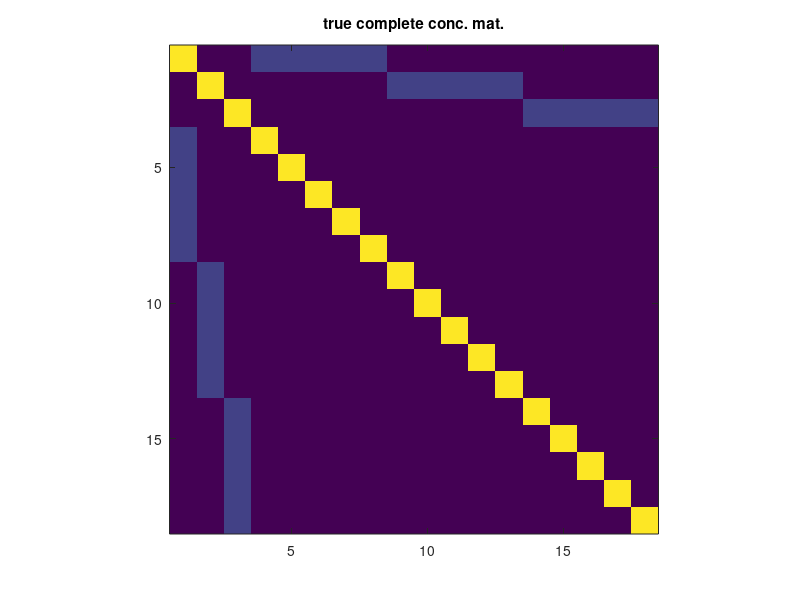
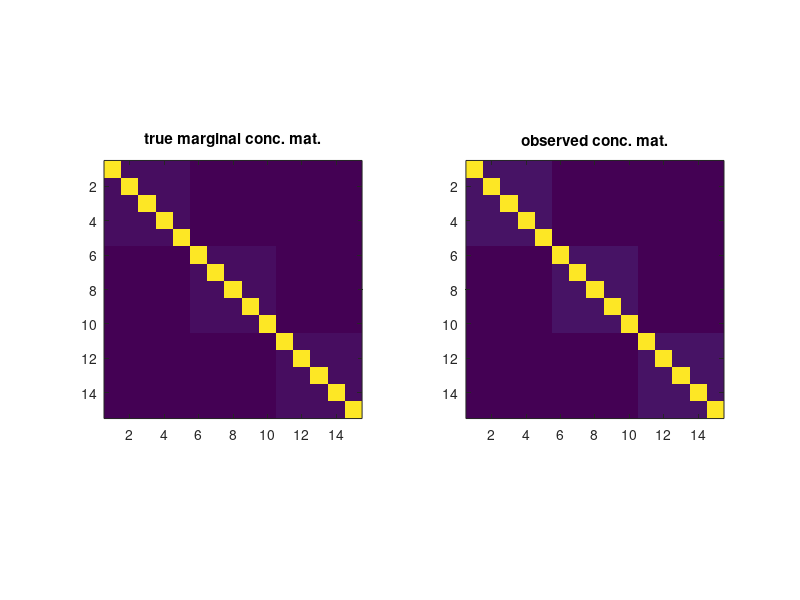

The MATLAB script that drew these images, in order: (Note: this script raises an error after producing the figures.)
%
% EXPERIMEpt ON non oriepted graph structure learning with latept variables
% 
% We build the complete model and sample from it
% We assume latept variables ndependept

%% settings
clear all; clc; close all;
n=5000; % number of samples

pl=3; % number of latept variables
po=15;% number of observed variables
pt=po+pl;

slo=.2; % level of sparsity on latent-observed block of conceptration mat
soo=.2; % level of sparsity on latent-observed block of conceptration mat
Too=0*tril(rand(po,po)<soo,-1);
Doo=.2*(Too+Too')+eye(po);
Dol=zeros(po,pl);
Dol(1:5,1)=ones(5,1);
Dol(6:10,2)=ones(5,1);
Dol(11:15,3)=ones(5,1);
Dol=.2*Dol;

%% construction of the conceptration matrix
Dfull=zeros(pt);
Dfull(1:pl,1:pl)=eye(pl);
Dfull((pl+1):pt,(pl+1):pt)=Doo;
Dfull(1:pl,(pl+1):pt)=Dol';
Dfull((pl+1):pt,1:pl)=Dol;

Dfull=.5*(Dfull+Dfull');
Dmargo=Doo-Dol*Dol';

figure(1);clf;
imagesc(abs(Dfull));
pbaspect([1 1 1]);
title('true complete conc. mat.');
keyboard;

if eigs(Dfull,1,'sa')<0
    error('The conceptration matrix of the complete model is not PSD \n')
end

%% sampling data
mu=zeros(1,pt); % vector of means
Xfull=mvnrnd(mu, inv(Dfull), n)';
X=Xfull((pl+1):pt,:);
S=cov(X');
S=Dmargo;

%% plotting

figure(2);clf;
subplot(1,2,1);
imagesc(abs(Dmargo));
pbaspect([1 1 1]);
title('true marginal conc. mat.');
subplot(1,2,2);
imagesc(abs(inv(S)));
pbaspect([1 1 1]);
title('observed conc. mat.');

%% our norm psd with decomposition S-M
%% sparse_omega_lgm;
p=po;
inputData.X1=S^.5;
param.mu=.1;
param.lambda=.00001;
param.rho=.5;
param.cardfun=inf*ones(1,p);
param.cardfun(5)=1;
% param.cardfun=(1:(p)).^.2;
[Aso,Mso,Sso,Eso,Mso_as] = sparse_omega_lgm( inputData, param);

if norm(Mso,'fro')>1e-16
    Uso=bsxfun(@times,sqrt(Mso_as.alpha)',Mso_as.atoms);
    nl=length(Mso_as.alpha);
    Dso=zeros(p+nl);
    Dso(1:nl,1:nl)=eye(nl);
    Dso((nl+1):(nl+p),(nl+1):(nl+p))=Sso;
    Dso(1:nl,(nl+1):(nl+p))=Uso';
    Dso((nl+1):(nl+p),1:nl)=Uso;
else
    Dso=Sso;
end

figure(1);clf;
subplot(2,2,1)
imagesc(abs(Dfull));
pbaspect([1 1 1]);
title('true complete conc. mat.');
subplot(2,2,2)
imagesc(abs(Dso));
pbaspect([1 1 1]);
title('estimated complete conc. mat.');
subplot(2,2,3)
imagesc(abs(Dfull)>1e-15);
pbaspect([1 1 1]);
title('true support');
subplot(2,2,4)
imagesc(abs(Dso)>1e-15);
pbaspect([1 1 1]);
title('estimated support');

